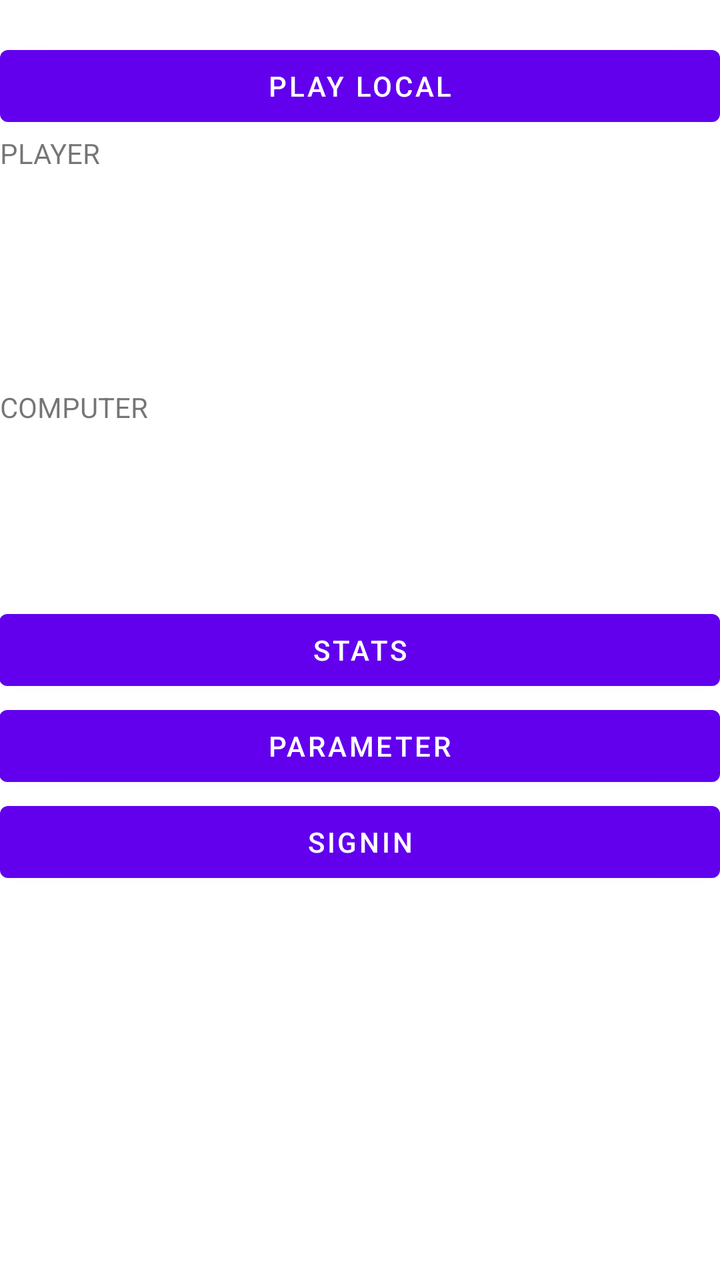
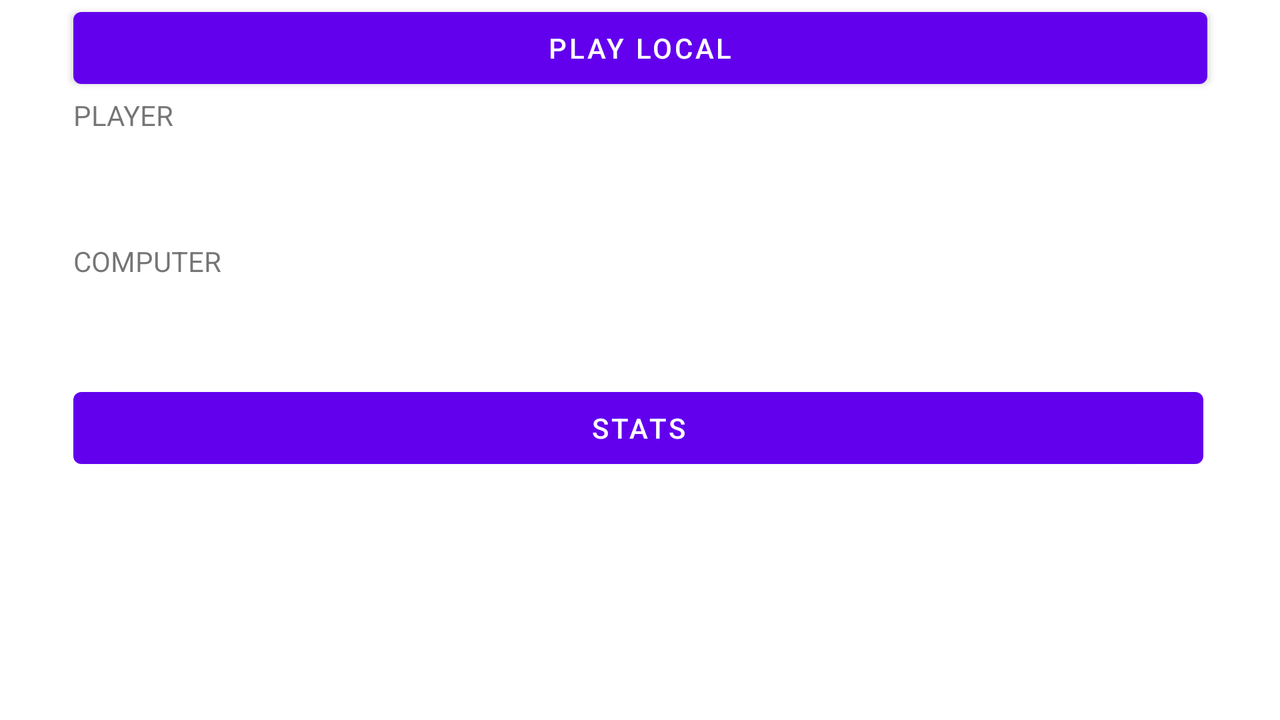

First picture: res/layout/ on a phone held upright. Second picture: the repository's own variant of that layout, on a device whose configuration matches the variant's folder. Source for both follows.
<!-- AndroidManifest.xml: application theme Theme.CeeLoGame -->
<!-- res/layout/activity_game.xml -->
<?xml version="1.0" encoding="utf-8"?>
<androidx.constraintlayout.widget.ConstraintLayout
    xmlns:android="http://schemas.android.com/apk/res/android"
    xmlns:app="http://schemas.android.com/apk/res-auto"
    xmlns:tools="http://schemas.android.com/tools"
    android:layout_width="match_parent"
    android:layout_height="match_parent"
    tools:context=".GameActivity">

    <TextView
        android:id="@+id/greeting_text"
        android:layout_width="0dp"
        android:layout_height="wrap_content"
        android:visibility="visible"
        app:layout_constraintEnd_toEndOf="parent"
        app:layout_constraintStart_toStartOf="parent"
        app:layout_constraintTop_toTopOf="parent" />

    <Button
        android:id="@+id/play_local_button"
        android:layout_width="0dp"
        android:layout_height="wrap_content"
        android:text="PLAY LOCAL"
        app:layout_constraintEnd_toEndOf="parent"
        app:layout_constraintStart_toStartOf="parent"
        app:layout_constraintTop_toBottomOf="@+id/greeting_text" />

    <ImageView
        android:id="@+id/player_one_first_dice"
        android:layout_width="80dp"
        android:layout_height="80dp"
        android:layout_marginTop="8dp"
        android:contentDescription="TODO"
        app:layout_constraintStart_toStartOf="@+id/textView"
        app:layout_constraintTop_toBottomOf="@+id/textView"
        app:srcCompat="@drawable/dice_face_one" />

    <ImageView
        android:id="@+id/player_one_middle_dice"
        android:layout_width="80dp"
        android:layout_height="80dp"
        android:layout_marginStart="85dp"
        android:layout_marginEnd="86dp"
        android:contentDescription="TODO"
        app:layout_constraintBottom_toBottomOf="@+id/player_one_first_dice"
        app:layout_constraintEnd_toStartOf="@+id/player_one_last_dice"
        app:layout_constraintStart_toEndOf="@+id/player_one_first_dice"
        app:layout_constraintTop_toTopOf="@+id/player_one_first_dice"
        app:layout_constraintVertical_bias="0.0"
        app:srcCompat="@drawable/dice_face_one" />

    <ImageView
        android:id="@+id/player_one_last_dice"
        android:layout_width="80dp"
        android:layout_height="80dp"
        android:contentDescription="TODO"
        app:layout_constraintBottom_toBottomOf="@+id/player_one_middle_dice"
        app:layout_constraintEnd_toEndOf="@+id/local_player_result"
        app:layout_constraintTop_toTopOf="@+id/player_one_middle_dice"
        app:layout_constraintVertical_bias="0.0"
        app:srcCompat="@drawable/dice_face_one" />

    <ImageView
        android:id="@+id/player_two_first_dice"
        android:layout_width="80dp"
        android:layout_height="80dp"
        android:layout_marginTop="8dp"
        android:contentDescription="TODO"
        app:layout_constraintEnd_toEndOf="@+id/textView3"
        app:layout_constraintHorizontal_bias="0.133"
        app:layout_constraintStart_toStartOf="@+id/textView3"
        app:layout_constraintTop_toBottomOf="@+id/textView3"
        app:srcCompat="@drawable/dice_face_one" />


    <ImageView
        android:id="@+id/player_two_middle_dice"
        android:layout_width="80dp"
        android:layout_height="80dp"
        android:layout_marginStart="85dp"
        android:layout_marginEnd="86dp"
        app:layout_constraintBottom_toBottomOf="@+id/player_two_first_dice"
        app:layout_constraintEnd_toStartOf="@+id/player_two_last_dice"
        app:layout_constraintStart_toEndOf="@+id/player_two_first_dice"
        app:layout_constraintTop_toTopOf="@+id/player_two_first_dice"
        app:layout_constraintVertical_bias="0.0"
        app:srcCompat="@drawable/dice_face_one" />

    <ImageView
        android:id="@+id/player_two_last_dice"
        android:layout_width="80dp"
        android:layout_height="80dp"
        app:layout_constraintBottom_toBottomOf="@+id/player_two_middle_dice"
        app:layout_constraintEnd_toEndOf="@+id/computer_result"
        app:layout_constraintTop_toTopOf="@+id/player_two_middle_dice"
        app:layout_constraintVertical_bias="0.0"
        app:srcCompat="@drawable/dice_face_one" />

    <TextView
        android:id="@+id/textView"
        android:layout_width="wrap_content"
        android:layout_height="wrap_content"
        android:text="PLAYER"
        app:layout_constraintStart_toStartOf="@+id/play_local_button"
        app:layout_constraintTop_toBottomOf="@+id/play_local_button" />

    <TextView
        android:id="@+id/local_player_result"
        android:layout_width="wrap_content"
        android:layout_height="wrap_content"
        android:layout_marginStart="204dp"
        android:text="PLAYER RESULT"
        android:textStyle="bold"
        android:visibility="invisible"
        app:layout_constraintBaseline_toBaselineOf="@+id/textView"
        app:layout_constraintEnd_toEndOf="@+id/play_local_button"
        app:layout_constraintHorizontal_bias="1.0"
        app:layout_constraintStart_toEndOf="@+id/textView" />

    <TextView
        android:id="@+id/textView3"
        android:layout_width="wrap_content"
        android:layout_height="wrap_content"
        android:layout_marginTop="20dp"
        android:text="COMPUTER"
        app:layout_constraintStart_toStartOf="@+id/player_one_first_dice"
        app:layout_constraintTop_toBottomOf="@+id/player_one_first_dice" />

    <TextView
        android:id="@+id/computer_result"
        android:layout_width="wrap_content"
        android:layout_height="wrap_content"
        android:text="COMPUTER RESULT"
        android:textStyle="bold"
        android:visibility="invisible"
        app:layout_constraintBaseline_toBaselineOf="@+id/textView3"
        app:layout_constraintEnd_toEndOf="@+id/player_one_last_dice"
        app:layout_constraintHorizontal_bias="1.0"
        app:layout_constraintStart_toEndOf="@+id/textView3" />

    <Button
        android:id="@+id/result_table_button"
        android:layout_width="0dp"
        android:layout_height="wrap_content"
        android:text="STATS"
        app:layout_constraintEnd_toEndOf="@+id/player_two_last_dice"
        app:layout_constraintHorizontal_bias="0.514"
        app:layout_constraintStart_toStartOf="@+id/player_two_first_dice"
        app:layout_constraintTop_toBottomOf="@+id/player_two_middle_dice" />

    <Button
        android:id="@+id/signin_button"
        android:layout_width="0dp"
        android:layout_height="wrap_content"
        android:text="@string/signin"
        android:visibility="visible"
        app:layout_constraintEnd_toEndOf="@+id/param_button"
        app:layout_constraintStart_toStartOf="parent"
        app:layout_constraintTop_toBottomOf="@+id/param_button" />

    <Button
        android:id="@+id/param_button"
        android:layout_width="0dp"
        android:layout_height="wrap_content"
        android:text="@string/parameter"
        android:visibility="visible"
        app:layout_constraintEnd_toEndOf="@+id/result_table_button"
        app:layout_constraintStart_toStartOf="@+id/result_table_button"
        app:layout_constraintTop_toBottomOf="@+id/result_table_button" />


</androidx.constraintlayout.widget.ConstraintLayout>
<!-- resources referenced by this layout -->
<resources>
  <string name="parameter">PARAMETER</string>
  <string name="signin">SIGNIN</string>
  <style name="Theme.CeeLoGame" parent="Theme.MaterialComponents.DayNight.DarkActionBar">
          
          <item name="colorPrimary">@color/purple_500</item>
          <item name="colorPrimaryVariant">@color/purple_700</item>
          <item name="colorOnPrimary">@color/white</item>
          
          <item name="colorSecondary">@color/teal_200</item>
          <item name="colorSecondaryVariant">@color/teal_700</item>
          <item name="colorOnSecondary">@color/black</item>
          
          <item name="android:statusBarColor" tools:targetApi="l">?attr/colorPrimaryVariant</item>
          
      </style>
</resources>
<!-- res/layout-land/activity_game.xml (the repository's variant of the layout above) -->
<!-- drawn on the phone turned sideways -->
<?xml version="1.0" encoding="utf-8"?>
<androidx.constraintlayout.widget.ConstraintLayout
    xmlns:android="http://schemas.android.com/apk/res/android"
    xmlns:app="http://schemas.android.com/apk/res-auto"
    xmlns:tools="http://schemas.android.com/tools"
    android:layout_width="match_parent"
    android:layout_height="match_parent"
    tools:context=".GameActivity">


    <Button
        android:id="@+id/play_local_button"
        android:layout_width="567dp"
        android:layout_height="48dp"
        android:text="@string/play_local"
        app:layout_constraintEnd_toEndOf="parent"
        app:layout_constraintStart_toStartOf="parent"
        app:layout_constraintTop_toTopOf="parent" />


    <ImageView
        android:id="@+id/player_one_first_dice"
        android:layout_width="50dp"
        android:layout_height="50dp"
        android:contentDescription="TODO"
        app:layout_constraintStart_toStartOf="@+id/textView"
        app:layout_constraintTop_toBottomOf="@+id/textView"
        app:srcCompat="@drawable/dice_face_one" />


    <ImageView
        android:id="@+id/player_one_middle_dice"
        android:layout_width="50dp"
        android:layout_height="50dp"
        android:layout_marginStart="208dp"
        android:contentDescription="TODO"
        app:layout_constraintBottom_toBottomOf="@+id/player_one_first_dice"
        app:layout_constraintStart_toEndOf="@+id/player_one_first_dice"
        app:layout_constraintTop_toTopOf="@+id/player_one_first_dice"
        app:layout_constraintVertical_bias="1.0"
        app:srcCompat="@drawable/dice_face_one" />

    <ImageView
        android:id="@+id/player_one_last_dice"
        android:layout_width="50dp"
        android:layout_height="50dp"
        android:layout_marginStart="150dp"
        android:contentDescription="TODO"
        app:layout_constraintBottom_toBottomOf="@+id/player_one_middle_dice"
        app:layout_constraintEnd_toEndOf="@+id/local_player_result"
        app:layout_constraintHorizontal_bias="0.964"
        app:layout_constraintStart_toEndOf="@+id/player_one_middle_dice"
        app:layout_constraintTop_toTopOf="@+id/player_one_middle_dice"
        app:layout_constraintVertical_bias="0.0"
        app:srcCompat="@drawable/dice_face_one" />

    <ImageView
        android:id="@+id/player_two_first_dice"
        android:layout_width="50dp"
        android:layout_height="50dp"
        android:contentDescription="TODO"
        app:layout_constraintEnd_toEndOf="@+id/textView3"
        app:layout_constraintHorizontal_bias="0.0"
        app:layout_constraintStart_toStartOf="@+id/textView3"
        app:layout_constraintTop_toBottomOf="@+id/textView3"
        app:srcCompat="@drawable/dice_face_one" />

    <ImageView
        android:id="@+id/player_two_middle_dice"
        android:layout_width="50dp"
        android:layout_height="50dp"
        android:layout_marginStart="208dp"
        app:layout_constraintBottom_toBottomOf="@+id/player_two_first_dice"
        app:layout_constraintStart_toEndOf="@+id/player_two_first_dice"
        app:layout_constraintTop_toTopOf="@+id/player_two_first_dice"
        app:layout_constraintVertical_bias="0.0"
        app:srcCompat="@drawable/dice_face_one" />

    <ImageView
        android:id="@+id/player_two_last_dice"
        android:layout_width="50dp"
        android:layout_height="50dp"
        android:layout_marginStart="150dp"
        app:layout_constraintBottom_toBottomOf="@+id/player_two_middle_dice"
        app:layout_constraintEnd_toEndOf="@+id/player_one_last_dice"
        app:layout_constraintHorizontal_bias="1.0"
        app:layout_constraintStart_toEndOf="@+id/player_two_middle_dice"
        app:layout_constraintTop_toTopOf="@+id/player_two_middle_dice"
        app:layout_constraintVertical_bias="0.0"
        app:srcCompat="@drawable/dice_face_one" />

    <TextView
        android:id="@+id/textView"
        android:layout_width="wrap_content"
        android:layout_height="wrap_content"
        android:text="@string/player"
        app:layout_constraintStart_toStartOf="@+id/play_local_button"
        app:layout_constraintTop_toBottomOf="@+id/play_local_button" />

    <TextView
        android:id="@+id/local_player_result"
        android:layout_width="wrap_content"
        android:layout_height="wrap_content"
        android:layout_marginStart="204dp"
        android:text="@string/player_result"
        android:visibility="invisible"
        app:layout_constraintBaseline_toBaselineOf="@+id/textView"
        app:layout_constraintEnd_toEndOf="@+id/play_local_button"
        app:layout_constraintHorizontal_bias="1.0"
        app:layout_constraintStart_toEndOf="@+id/textView" />

    <TextView
        android:id="@+id/textView3"
        android:layout_width="wrap_content"
        android:layout_height="wrap_content"
        android:layout_marginTop="4dp"
        android:text="@string/computer"
        app:layout_constraintStart_toStartOf="@+id/player_one_first_dice"
        app:layout_constraintTop_toBottomOf="@+id/player_one_first_dice" />

    <TextView
        android:id="@+id/computer_result"
        android:layout_width="wrap_content"
        android:layout_height="wrap_content"
        android:text="@string/computer_result"
        android:visibility="invisible"
        app:layout_constraintBaseline_toBaselineOf="@+id/textView3"
        app:layout_constraintEnd_toEndOf="@+id/local_player_result"
        app:layout_constraintHorizontal_bias="0.995"
        app:layout_constraintStart_toEndOf="@+id/textView3" />

    <Button
        android:id="@+id/result_table_button"
        android:layout_width="0dp"
        android:layout_height="wrap_content"
        android:text="@string/stats"
        app:layout_constraintEnd_toEndOf="@+id/player_two_last_dice"
        app:layout_constraintHorizontal_bias="0.492"
        app:layout_constraintStart_toStartOf="@+id/player_two_first_dice"
        app:layout_constraintTop_toBottomOf="@+id/player_two_middle_dice" />

    <Button
        android:id="@+id/signin_button"
        android:layout_width="0dp"
        android:layout_height="wrap_content"
        android:text="@string/signin"
        android:visibility="gone"
        app:layout_constraintBottom_toBottomOf="parent"
        app:layout_constraintEnd_toEndOf="@+id/result_table_button"
        app:layout_constraintHorizontal_bias="0.501"
        app:layout_constraintStart_toStartOf="@+id/result_table_button"
        app:layout_constraintTop_toBottomOf="@+id/result_table_button"
        app:layout_constraintVertical_bias="0.0" />

</androidx.constraintlayout.widget.ConstraintLayout>
<!-- resources referenced by the variant -->
<!-- as the phone turned sideways resolves them -->
<resources>
  <string name="computer">COMPUTER</string>
  <string name="computer_result">COMPUTER RESULT</string>
  <string name="play_local">PLAY LOCAL</string>
  <string name="player">PLAYER</string>
  <string name="player_result">PLAYER RESULT</string>
  <string name="signin">SIGNIN</string>
  <string name="stats">STATS</string>
  <style name="Theme.CeeLoGame" parent="Theme.MaterialComponents.DayNight.DarkActionBar">
          
          <item name="colorPrimary">@color/purple_500</item>
          <item name="colorPrimaryVariant">@color/purple_700</item>
          <item name="colorOnPrimary">@color/white</item>
          
          <item name="colorSecondary">@color/teal_200</item>
          <item name="colorSecondaryVariant">@color/teal_700</item>
          <item name="colorOnSecondary">@color/black</item>
          
          <item name="android:statusBarColor" tools:targetApi="l">?attr/colorPrimaryVariant</item>
          
      </style>
</resources>
